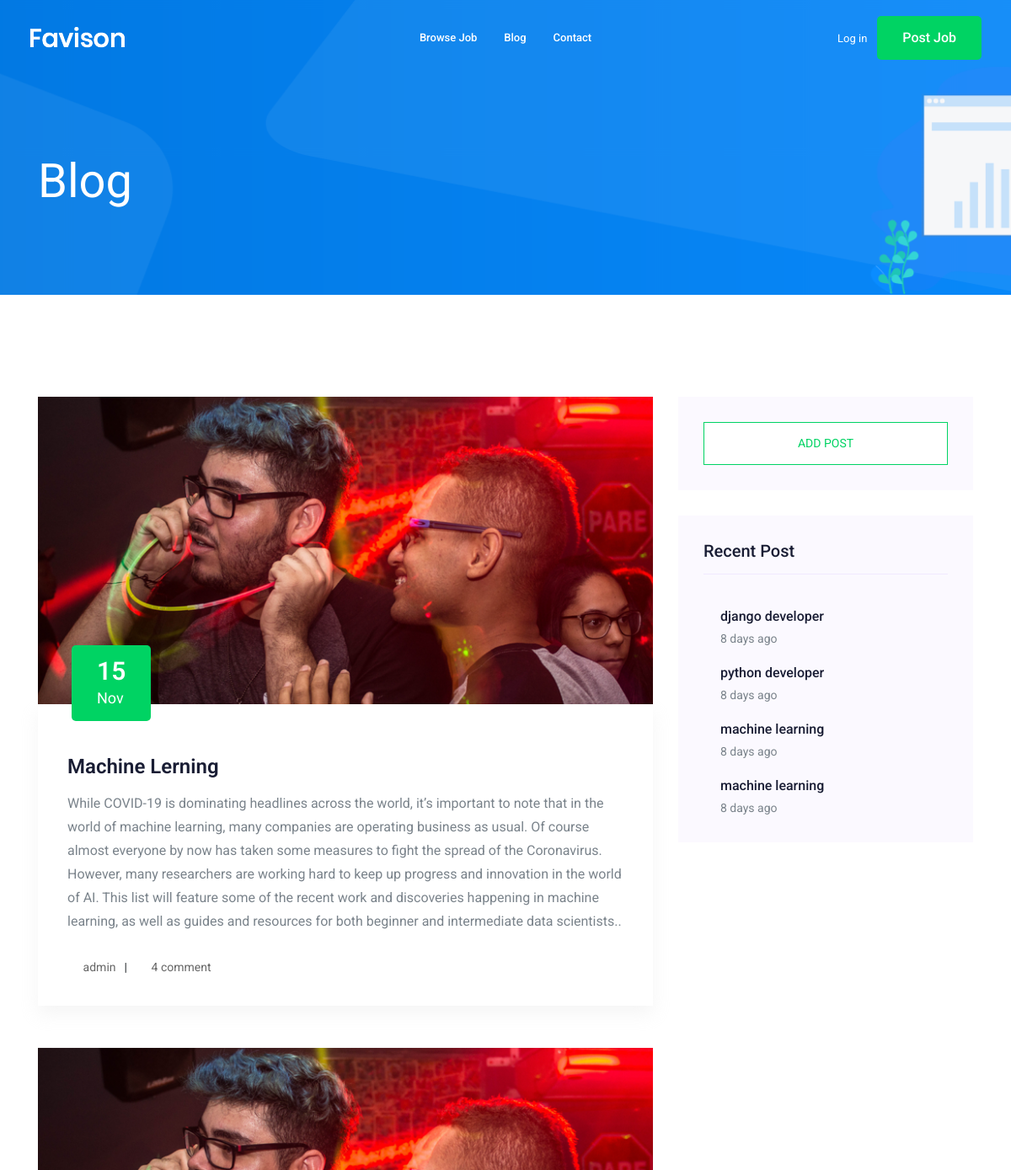
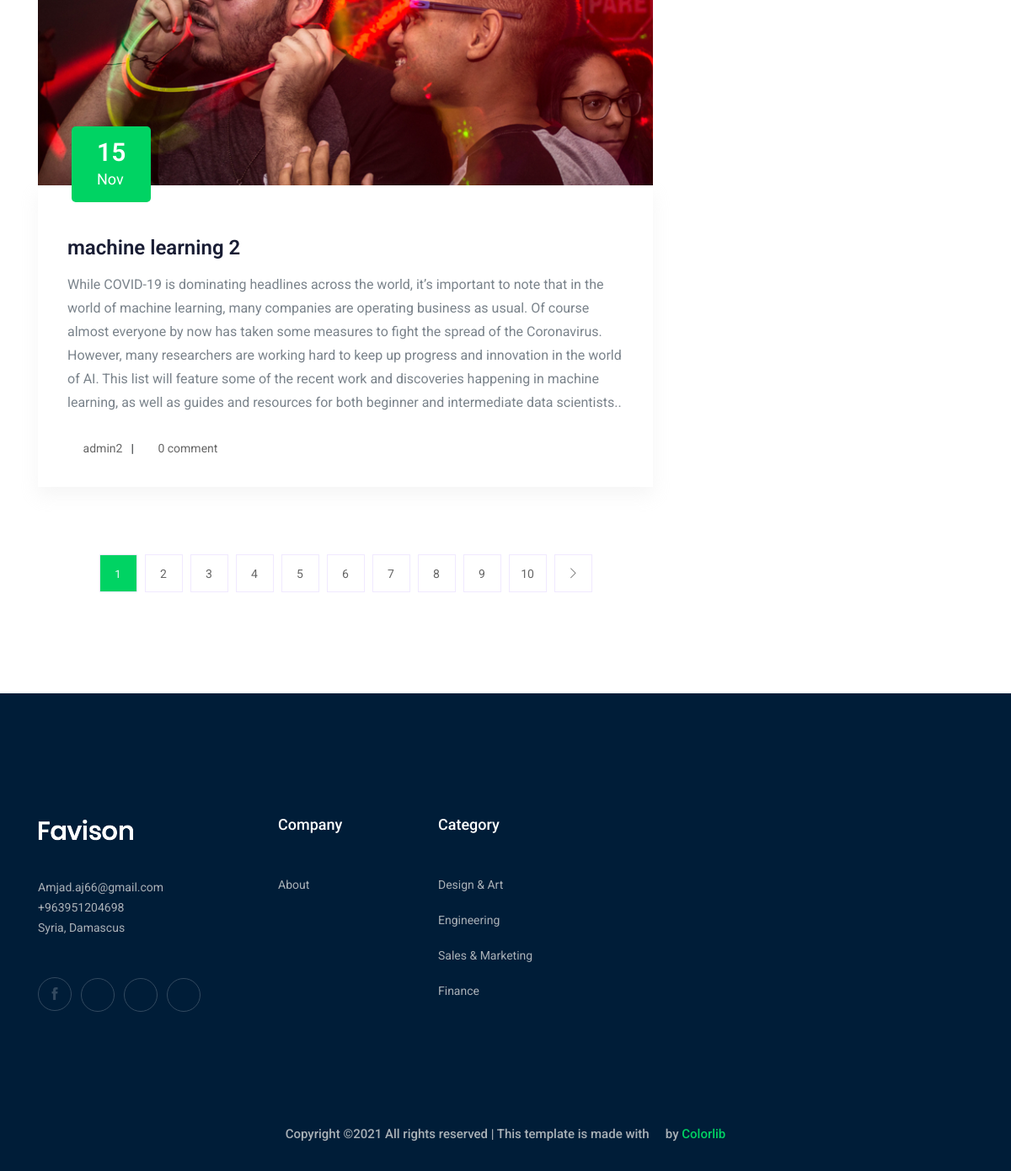
Screenshot of /blog/ with the database file from the repository (2 pictures, top to bottom).
### blog/models.py (models this page shows, shortened)
class Post(models.Model):
    owner = models.ForeignKey(User , related_name='post_user', on_delete=models.CASCADE)
    title = models.CharField(max_length=100)
    content = models.TextField(max_length=10000)
    published_at = models.DateTimeField(auto_now= True)
    slug = models.SlugField(null=True, blank=True, unique=True)
    def get_date(self):
        time = datetime.now()
        if self.published_at.day == time.day:
            return str(time.hour - self.published_at.hour) + " hours ago"
        else:
            if self.published_at.month == time.month:
                return str(time.day - self.published_at.day) + " days ago"
            else:
                if self.published_at.year == time.year:
                    return str(time.month - self.published_at.month) + " months ago"
        return self.published_at
    def __str__(self):
        return self.title

class Comments(models.Model):
    owner = models.ForeignKey(User, related_name='details', on_delete=models.CASCADE)
    post = models.ForeignKey(Post,related_name='details', on_delete=models.CASCADE)
    comment  = models.TextField()
    comment_date  = models.DateTimeField(auto_now= True)
    class Meta:
        ordering = ('-comment_date',)

### blog/views.py (the view)
# urls.py: path('', views.post_list, name='posts_list'),
def post_list(request):
    all_posts = Post.objects.all()
    recent_posts = Post.objects.filter().order_by('-published_at')[:4]
    posts = Post.objects.all()
    paginator = Paginator(posts, 2)
    page_number = request.GET.get('page')
    page_obj = paginator.get_page(page_number)
    context = {'posts':page_obj,'all_post':all_posts,'recent_posts':recent_posts}
    return render(request, 'blog/blog.html', context)

### blog/templates/blog/blog.html (shortened to what this page needs)
{% extends 'base.html' %}
{% block body %}
<div class="bradcam_area bradcam_bg_1">
    <div class="container">
        <div class="row">
            <div class="col-xl-12">
                <div class="bradcam_text">
                    <h3>blog</h3>
                </div>
            </div>
        </div>
    </div>
</div>
<section class="blog_area section-padding">
    <div class="container">
        <div class="row">
            <div class="col-lg-8 mb-5 mb-lg-0">
                <div class="blog_left_sidebar">
                    {% for post in posts %}
                    <article class="blog_item">
                        <div class="blog_item_img">
                            <img class="card-img rounded-0" src="img/blog/single_blog_1.png" alt="">
                            <a class="blog_item_date">
                                <h3>{{post.published_at| date:"d"}}</h3>
                                <p>{{post.published_at| date:"M"}}</p>
                            </a>
                        </div>
                        <div class="blog_details">
                            <a class="d-inline-block" href="{% url 'blog:post_details' post.slug %}">
                                <h2>{{post}}</h2>
                            </a>
                            <p>{{post.content}}.</p>
                            <ul class="blog-info-link">
                                {% if post.owner.id == request.user.id %}
                                <li><a href="{% url 'accounts:profile' %}"><i class="fa fa-user"></i> {{post.owner}}</a>
                                </li>
                                {% else %}
                                <li><a href="{% url 'accounts:visit_profile' post.owner.id %}"><i
                                            class="fa fa-user"></i> {{post.owner}}</a></li>
                                {% endif %}
                                <li><a><i class="fa fa-comments"></i> {{post.details.all| length}} comment</a></li>
                            </ul>
                        </div>
                    </article>
                    {% endfor %}
                    {% if posts.has_other_pages %}
                    <nav class="blog-pagination justify-content-center d-flex">
                        <ul class="pagination">
                            {% for i in posts.paginator.page_range %}
                            {% if posts.number == i %}
                            <li class="page-item">
                                <a href="?page={{i}}" class="page-link" style="background:#00D363;"><span
                                        style="color: aliceblue;">{{i}}</span></a>
                            </li>
                            {% else %}
                            <li class="page-item">
                                <a href="?page={{i}}" class="page-link">{{i}}</a>
                            </li>
                            {% endif %}
                            {% endfor %}
                            {% if posts.has_next %}
                            <li class="page-item">
                                <a href="?page={{posts.next_page_number}}" class="page-link" aria-label="Next">
                                    <i class="ti-angle-right"></i>
                                </a>
                            </li>
                            {% endif %}
                        </ul>
                    </nav>
                    {% endif %}
                </div>
            </div>
            <div class="col-lg-4">
                <div class="blog_right_sidebar">
                    <aside class="single_sidebar_widget search_widget">
                        <a href="{% url 'blog:add_post' %}">  <button class="button rounded-0 primary-bg text-white w-100 btn_1 boxed-btn" type="submit">  Add
                            Post </button></a>
                    </aside>
                    <aside class="single_sidebar_widget popular_post_widget">
                        <h3 class="widget_title">Recent Post</h3>
                        {% for post  in recent_posts %}
                        <div class="media post_item">
                            <div class="media-body">
                                <a href="{% url 'blog:post_details' post.slug %}">
                                    <h3>{{post}}</h3>
                                </a>
                                <p>{{post.get_date}}</p>
                            </div>
                        </div>
                        {% endfor %}
                    </aside>
                </div>
            </div>
        </div>
    </div>
</section>
{% endblock body %}

### rows the page displays
Post: published_at "15", published_at "Nov", title "Machine Lerning", content "While COVID-19 is dominating headlines across the world, it’s important to note that in the world of machine learning, many companies are operating business as usual. Of course almost everyone by now has taken some measures to fight the spread of the Coronavirus. However, many researchers are working hard to keep up progress and innovation in the world of AI. This list will feature some of the recent work and discoveries happening in machine learning, as well as guides and resources for both beginner and intermediate data scientists.", owner "admin", details.all|length "4"
Post: published_at "15", published_at "Nov", title "machine learning 2", content "While COVID-19 is dominating headlines across the world, it’s important to note that in the world of machine learning, many companies are operating business as usual. Of course almost everyone by now has taken some measures to fight the spread of the Coronavirus. However, many researchers are working hard to keep up progress and innovation in the world of AI. This list will feature some of the recent work and discoveries happening in machine learning, as well as guides and resources for both beginner and intermediate data scientists.", owner "admin2", details.all|length "0"
Post: title "django developer", get_date "8 days ago"
Post: title "python developer", get_date "8 days ago"
Post: title "machine learning", get_date "8 days ago"
Post: title "machine learning", get_date "8 days ago"

### other values shown
{{ i }} "1"
{{ i }} "2" "3" "4" "5" "6" "7" "8" "9" "10"
